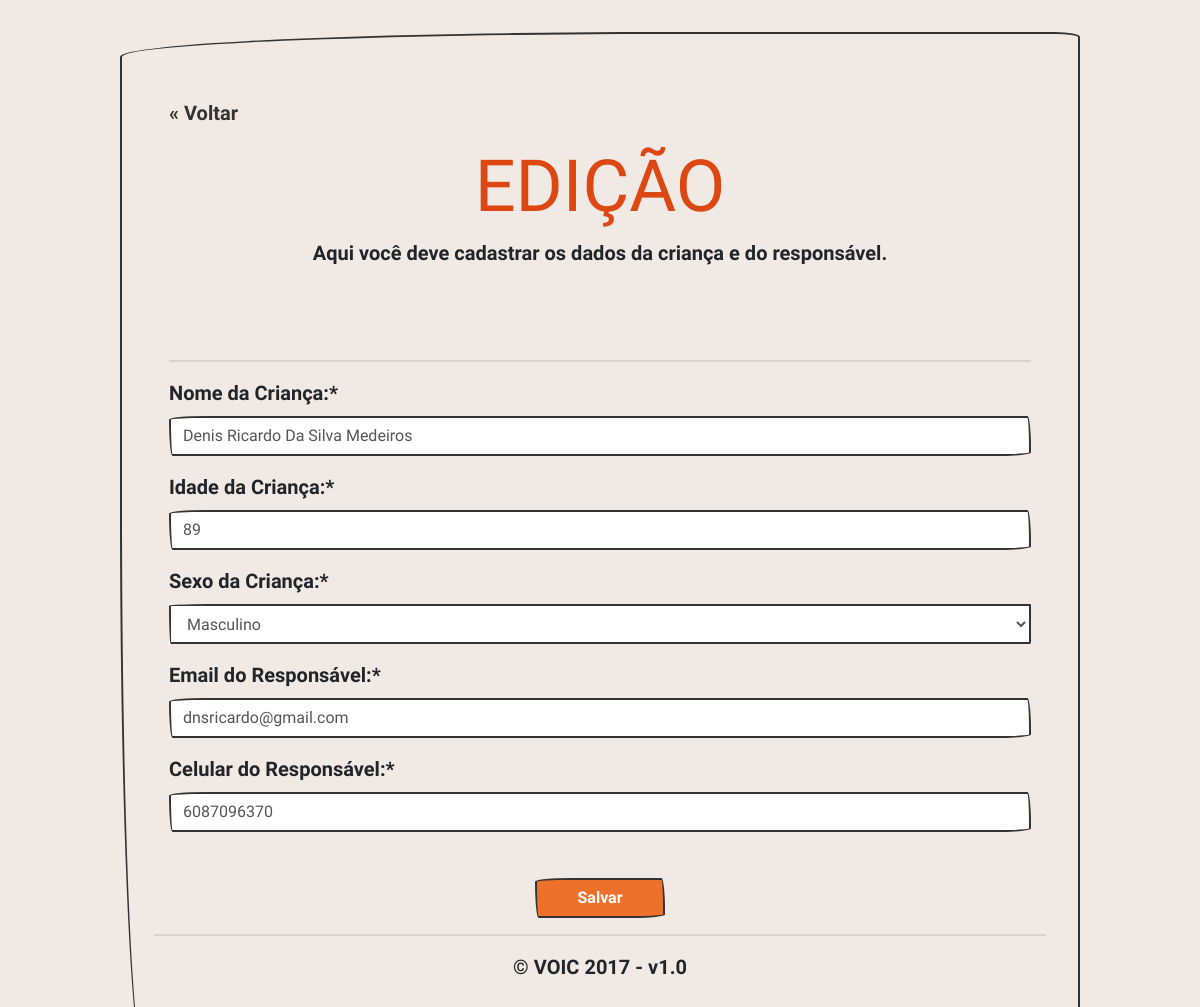
Before: /edicao/ with the older database file.
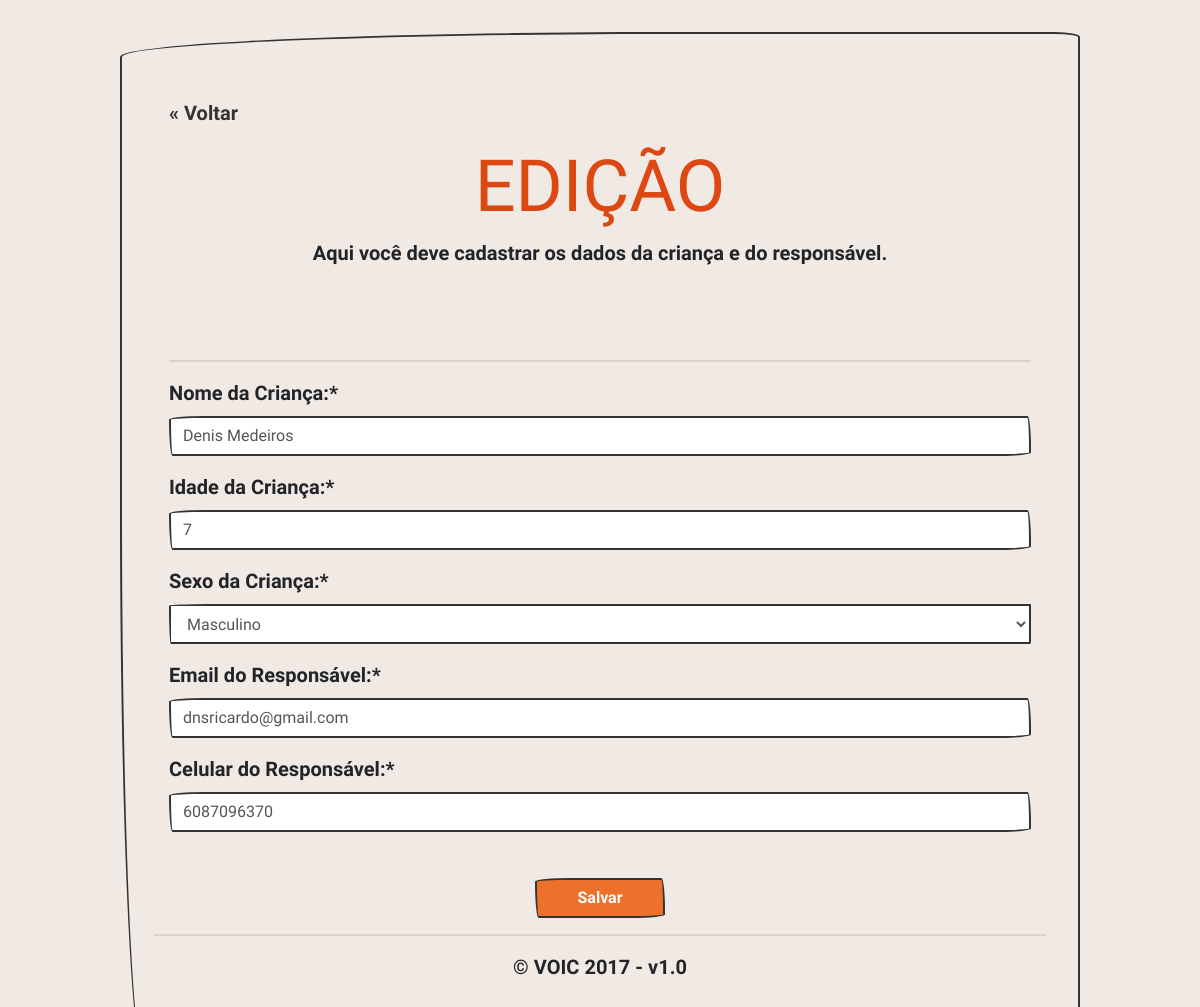
After: the same page with the newer database file.
### core/models.py (models this page shows)
class Crianca(models.Model):
    nome = models.CharField(max_length=200, null=False, blank=False)
    sexo = models.CharField(max_length=1, default='M', choices=SEXO_CHOICES, null=False, blank=False)
    idade = models.PositiveIntegerField(null=False, blank=False)

class Responsavel(models.Model):
    email = models.EmailField(null=False, blank=False)
    celular = models.CharField(max_length=100, null=False, blank=False)

### core/views.py (the view, shortened to what this page needs)
# urls.py: url('^edicao/$', views.EdicaoView.as_view(), name='edicao'),
class EdicaoView(View):
    def get(self, request):
        context = {}
        if Crianca.objects.count() > 0:
            crianca = Crianca.objects.last()
            responsavel = Responsavel.objects.last()
            crianca_form = CriancaForm(request.POST or None, instance=crianca)
            responsavel_form = ResponsavelForm(request.POST or None, instance=responsavel)
            context['crianca_form'] = crianca_form
            context['responsavel_form'] = responsavel_form
            return render(request, 'cadastro.html', context)
        else:
            context['mensagem'] = 'Ainda não existe cadastro.'
            return render(request, 'mensagem.html', context)

### core/models.py
class CriancaForm(ModelForm):
    class Meta:
        model = Crianca
        fields = ['nome', 'sexo', 'idade']
        widgets = {
           'nome': forms.TextInput(
                attrs={
                    'class': 'form-control',
                    'placeholder': 'João Silva',
                }
            ),
           'idade': forms.TextInput(
                attrs={
                    'class': 'form-control',
                    'type': 'number',
                    'min': '1',
                    'placeholder': '3',
                }
            ),
           'sexo': forms.Select(
                attrs={
                    'class': 'form-control',
                }
            )
        }

### core/templates/cadastro.html (shortened to what this page needs)
{% extends "base.html" %}
{% block "corpo" %}
    <div class="jumbotron">
      <div class="container">
        <p class="text-left" ><a style="text-decoration:none"  href="{% url "pagina_inicial" %}" > « Voltar </a></p>
        {% if novo_cadastro %}
        <h1 class="display-3 text-center" style="width:100%">CADASTRE-SE</h1>
        {% else %}
        <h1 class="display-3 text-center" style="width:100%">EDIÇÃO</h1>
        {% endif %}
        <p class="text-center">Aqui você deve cadastrar os dados da criança e do responsável.</p>
        <br />
        <br />
        <hr>
        <div class="row">
            <div class="col-md-12">
              <form method="post" action="" data-troggle="validator">
                <div class="form-group">
                    <label for="{{ crianca_form.nome.id_for_label }}" class="control-label">Nome da Criança:* </label>
                    {{ crianca_form.nome }}
                </div>
                <div class="form-group">
                    <label for="{{ crianca_form.idade.id_for_label }}" class="control-label">Idade da Criança:* </label>
                    {{ crianca_form.idade }}
                </div>
                 <div class="form-group">
                    <label for="{{ crianca_form.sexo.id_for_label }}" class="control-label">Sexo da Criança:* </label>
                    {{ crianca_form.sexo }}
                </div>
                 <div class="form-group">
                    <label for="{{ responsavel_form.email.id_for_label }}" class="control-label">Email do Responsável:* </label>
                    {{ responsavel_form.email }}
                </div>
                <div class="form-group">
                    <label for="{{ responsavel_form.celular.id_for_label }}" class="control-label">Celular do Responsável:* </label>
                    {{ responsavel_form.celular }}
                </div>
                <br>
                <div class="row">
                    <div class="col-md-12">
                        <center><button type="submit" class="btn btn-primary botao" style="padding-right:40px;padding-left:40px;">Salvar</button></center>
                    </div>
                  </div>
              </form>
            </div>
        </div>
    </div>
{% endblock %}

Changed rows visible on the page:
removed Crianca: nome "Denis Ricardo Da Silva Medeiros", idade "89", sexo "Masculino"
added Crianca: nome "Denis Medeiros", idade "7", sexo "Masculino"
